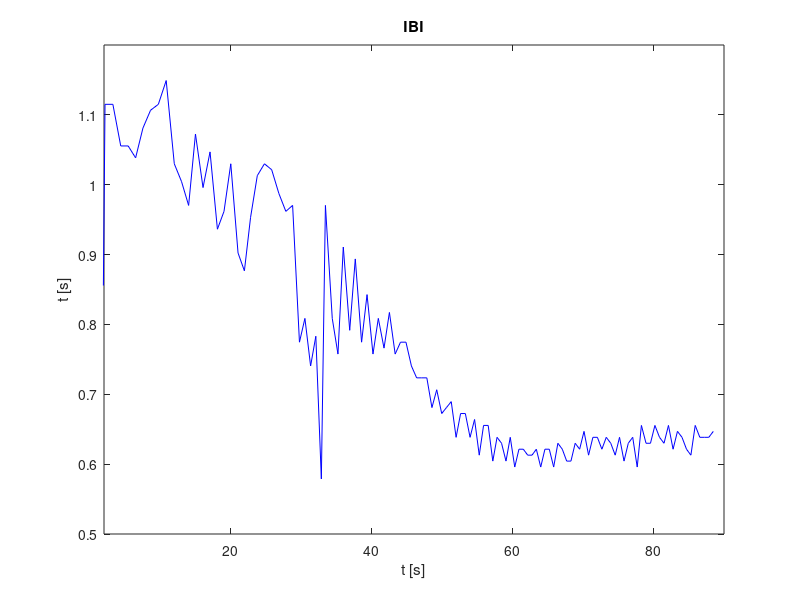

MATLAB code for this plot:
clear all;

addpath('/usr/share/octave/packages/signal-1.3.2'); %incluye el specgram

load intensidad_RGB.mat; % brillo, 1 es R, 2 es G, 3 es B.

video_length = length(brillo);

frec_video = 29.37; %frecuencia muestreo video
t_video = 1/(frec_video); %tiempo muestreo video

ejeXvideo = 0 : t_video : ((video_length-1)*t_video);

[b, a] = butter( 4, [0.4*2/frec_video , 10*2/frec_video]); %FiltroPincripal

ida_vuelta = filtfilt(b, a, brillo(:,2));

filtrado = filter([-2 -1 0 1 2], 1, ida_vuelta);

length_Ma = 12;
ma = ones(1,length_Ma)./(length_Ma); %Moving Average
filtMovingAverage = conv(ma, filtrado.^2);

filtMA_length = length(filtMovingAverage);
puntos_descarte = (length_Ma)/2;
filtMovingAverage = filtMovingAverage(puntos_descarte : (filtMA_length-puntos_descarte));

final = filtrado ./ sqrt(filtMovingAverage);

umbral_value = 0.65;
umbral = ones(1,video_length)*umbral_value; %Moving Average

ejeXsobreMuestreoVideo = 0 : (t_video/4) : (((video_length)-(1/4))*(t_video));

sobreMuestreo = upsample(final,4);

[b, a] = butter( 27, 3.3*2/frec_video); %FiltroPasaBajoLimpia

respuestaSobreMuestreo = filtfilt(b, a, sobreMuestreo);

max_signal = max(respuestaSobreMuestreo);
umbralSignal = umbral_value*max_signal;

puntosMayoresUmbral = respuestaSobreMuestreo > umbralSignal;
derivadaMayoresUmbral = diff(puntosMayoresUmbral);

intervalos = find(derivadaMayoresUmbral);

picos = [];
for (i = 1:2:length(intervalos))
	picos((i+1)/2) = round((intervalos(i)+intervalos(i+1))/2);
endfor

umbral = ones(1,video_length*4)*umbral_value; %Umbral

%figure;
%%legend('Moving Average','Umbral','Senial derivada normalizada');
%subplot(3,1,1);
%plot(ejeXsobreMuestreoVideo, umbral, 'r');
%hold on;
%plot(ejeXsobreMuestreoVideo, respuestaSobreMuestreo/max(respuestaSobreMuestreo), 'g');
%plot(ejeXsobreMuestreoVideo(picos),respuestaSobreMuestreo(picos)/max(respuestaSobreMuestreo), 'o');
%xlim([2 30]);
%title('Senial para busqueda de picos con umbral 0.65');
%
%subplot(3,1,2);
%plot(ejeXsobreMuestreoVideo, umbral, 'r');
%hold on;
%plot(ejeXsobreMuestreoVideo, respuestaSobreMuestreo/max(respuestaSobreMuestreo), 'g');
%plot(ejeXsobreMuestreoVideo(picos),respuestaSobreMuestreo(picos)/max(respuestaSobreMuestreo), 'o');
%xlim([30 60]);
%
%subplot(3,1,3);
%plot(ejeXsobreMuestreoVideo, umbral, 'r');
%hold on;
%plot(ejeXsobreMuestreoVideo, respuestaSobreMuestreo/max(respuestaSobreMuestreo), 'g');
%plot(ejeXsobreMuestreoVideo(picos),respuestaSobreMuestreo(picos)/max(respuestaSobreMuestreo), 'o');
%xlim([60 90]);
%
%xlabel('t [s]');
%print -djpg imagenes/punto_11_cardiometro.jpg; %Octave
%grid minor;

tiempoIbi = [];
for (i = 1:(length(picos)-1))
	tiempoIbi(i) = ejeXsobreMuestreoVideo(picos(i));
endfor

ibi = [];
for (i = 1:(length(picos)-1))
	ibi(i) = ejeXsobreMuestreoVideo(picos(i+1))-ejeXsobreMuestreoVideo(picos(i));
endfor

figure;
plot(tiempoIbi,ibi, 'b');
ylabel('t [s]');
xlabel('t [s]');
xlim([2 90]);
ylim([0.5 1.2]);
title('IBI');
print -djpg imagenes/punto_11_ibi_cardiometro.jpg; %Octave
grid minor;

tiempoTotal = ((video_length-1)*t_video)
picosTotal = length(picos)

lpmTotal = round((picosTotal/tiempoTotal)*60)

lpmTotal20 = round((length(find((tiempoIbi<=20) == 1))/20)*60);
lpmTotal2040 = round((length(find((tiempoIbi>=20 & tiempoIbi<=40) == 1))/20)*60);
lpmTotal4060 = round((length(find((tiempoIbi>=40 & tiempoIbi<=60) == 1))/20)*60);
lpmTotal6080 = round((length(find((tiempoIbi>=60 & tiempoIbi<=80) == 1))/20)*60);
lpmTotal8090 = round((length(find((tiempoIbi>=80 & tiempoIbi<=90) == 1))/10)*60);

